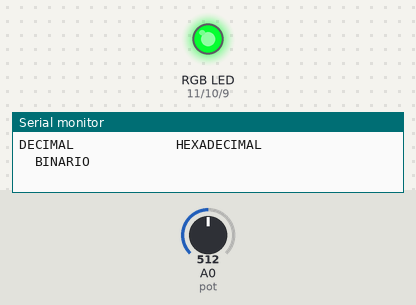
The sketch below on a simulated Arduino Uno, built with avr-gcc and run on an emulated ATmega328P. On the bench: an RGB LED mixed from three pins (HIGH = lit), the last lines printed to the serial monitor. The inputs (shaded band) are chosen by the test bench; at power-on: A0 (pot) = 512. Dim RGB values are drawn brighter than linear.

Above: at 1.2 s.
1.3 s: A0 (pot) set to 716
At 1.8 s:
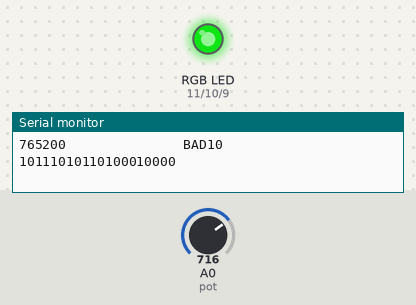
2.8 s: A0 (pot) set to 900
At 3.3 s:
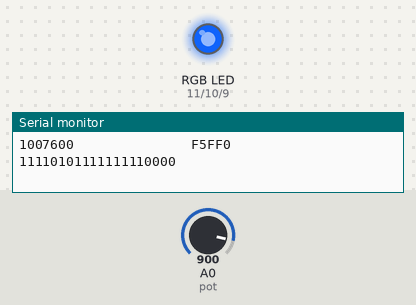
4.3 s: A0 (pot) set to 1023
At 5.1 s:
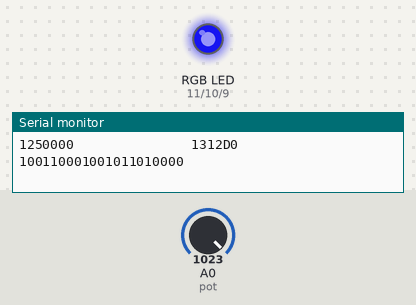
5.8 s: A0 (pot) set to 306
At 6.7 s:
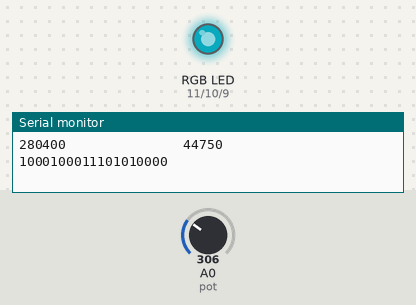
7.3 s: A0 (pot) set to 122
At 7.7 s:
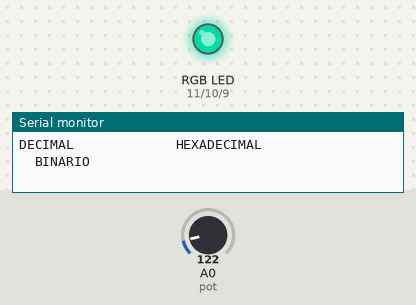
Timing chart, 0 to 9.8 s (numbered marks = the images above; inputs shaded):
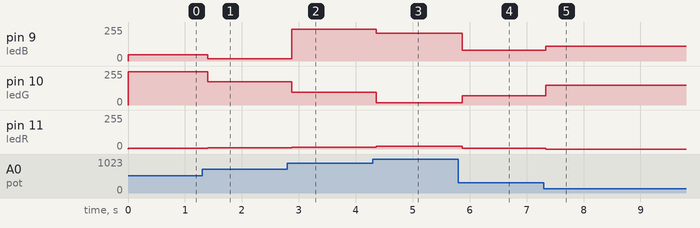

Measured:
- after the input at 1.3 s, pin 9 (ledB): 48/255 → 16/255 after 0.10 s; pin 10 (ledG): 250/255 → 173/255 after 0.10 s; pin 11 (ledR): 7/255 → 11/255 after 0.10 s
- after the input at 2.8 s, pin 9 (ledB): 16/255 → 240/255 after 0.07 s; pin 10 (ledG): 173/255 → 95/255 after 0.07 s; pin 11 (ledR): 11/255 → 15/255 after 0.07 s
- after the input at 4.3 s, pin 9 (ledB): 240/255 → 208/255 after 0.06 s; pin 10 (ledG): 95/255 → 18/255 after 0.06 s; pin 11 (ledR): 15/255 → 19/255 after 0.06 s
- after the input at 5.8 s, pin 9 (ledB): 208/255 → 80/255 after 0.07 s; pin 10 (ledG): 18/255 → 71/255 after 0.07 s; pin 11 (ledR): 19/255 → 4/255 after 0.07 s
- after the input at 7.3 s, pin 9 (ledB): 80/255 → 112/255 at once; pin 10 (ledG): 71/255 → 148/255 at once; pin 11 (ledR): 4/255 → 0/255 at once

The sketch:

Code_LED-RGB_Potenciometro.ino
```cpp
/*
Realiza en TinkerCAD unha simulación con Arduíno,
que inclúa un potenciómetro e un LED RGB
coas súas correspondentes proteccións.
O potenciómetro permite mapear os seus valores de entrada
a só seis, de maneira que estes valores á súa mapean
con seis niveis de cor entre os valores 38000 e 1250000.
Conseguintemente, ao accionar o potenciómetro,
no LED RGB aparece unha das seis cores posible.

O programa debe sacar polo monitor serie os valores
das seis cores en decimal, hexadecimal e binario.

Asegúrate que o programa funciona tanto para LEDs RGB
de ánodo común, como para os de cátodo común.*/


#define pot A0
#define ledR 11
#define ledG 10
#define ledB 9


/* Selección de tipo de LED:
true = ánodo común,
false = cátodo común*/

bool ANODO_COMUN = false;

void setup()
{
  pinMode(ledR,OUTPUT);
  pinMode(ledG,OUTPUT);
  pinMode(ledB,OUTPUT);

  Serial.begin(9600);      // Para ver o Monitor Serie
}

void loop()
{
// Lemos o potenciómetro 0-1023 bits
  int Potvalor = analogRead(pot);

// Rango de valores numéricos da cor que nos pide o exercicio.
  const long minimoCOR = 38000;
  const long maximoCOR = 1250000;

/* Para unha lectura estable escollemos un rango de 50 --- 975 bits
   Traducido serían entre 0,25V --- 4,75V.

   Limitamos o rango de entrada para asegurarnos de que
   map() só recibe valores no rango esperado.

             constrain(valor,   min, max)*/
  Potvalor = constrain(Potvalor, 50, 975);

/* Remapear o rango para que "50 sexa 0" e "975 sexa 1023".
            "map(valor, fromLow, fromHigh, toLow, toHigh)"*/
  Potvalor = map(Potvalor, 50,    975,       0,     1023);


// Mapear os valores dentro das 6 cores dispoñibles.
  int Cores = map(Potvalor, 0, 1023, 0, 5);

// Calculamos os 6 tipos de cores en decimal.
// Dividimos /5 para separar en 6 valores.
// 38000   280400   522800   765200   1007600   1250000

/* Exemplo do punto de partida que sería 38000:
  long valor = 38000 + ((1250000 - 38000) / 5) * 0;
*/

  long valor = minimoCOR + ((maximoCOR - minimoCOR) / 5) * Cores;


/******* TRADUCIMOS "long valor" A VALORES RGB *******/

  // Extraemos os compoñentes de cada cor (Vermello, Verde, Azul)

  // Os primeiros (2 díxitos hexadecimal) 8 bits para o vermello.
  int vermello = (valor >> 16) & 0xFF;

  // Os seguientes (2 díxitos hexadecimal)8 bits para o verde.
  int verde = (valor >> 8) & 0xFF;

  // Os últimos (2 díxitos hexadecimal)8 bits para o azul.
  int azul = valor & 0xFF;


/******* DECIDIMOS SE TEMOS ÁNODO OU CÁTODO COMÚN *******/

// Como as cores teñen 256 bits o rango é 0-255.

  // Se o ÁNODO_COMÚN é TRUE...

  #ifdef ANODO_COMUN
  vermello = 255 - vermello;
  verde = 255 - verde;
  azul = 255 - azul;

  // Se o ÁNODO_COMÚN é FALSE...

  #endif
  analogWrite(ledR, vermello);
  analogWrite(ledG, verde);
  analogWrite(ledB, azul);


/***************  Monitor Serie  ***************/

// Imprimimos os nomes na primeira liña
	Serial.println("DECIMAL             HEXADECIMAL                  BINARIO  ");

// Imprimimos os valores na segunda liña
	Serial.print(valor);
	Serial.print("               ");
	Serial.print(valor, HEX);
	Serial.print("                   ");
	Serial.println(valor, BIN);

// Separamos entre impresións
Serial.println("");

}
```
